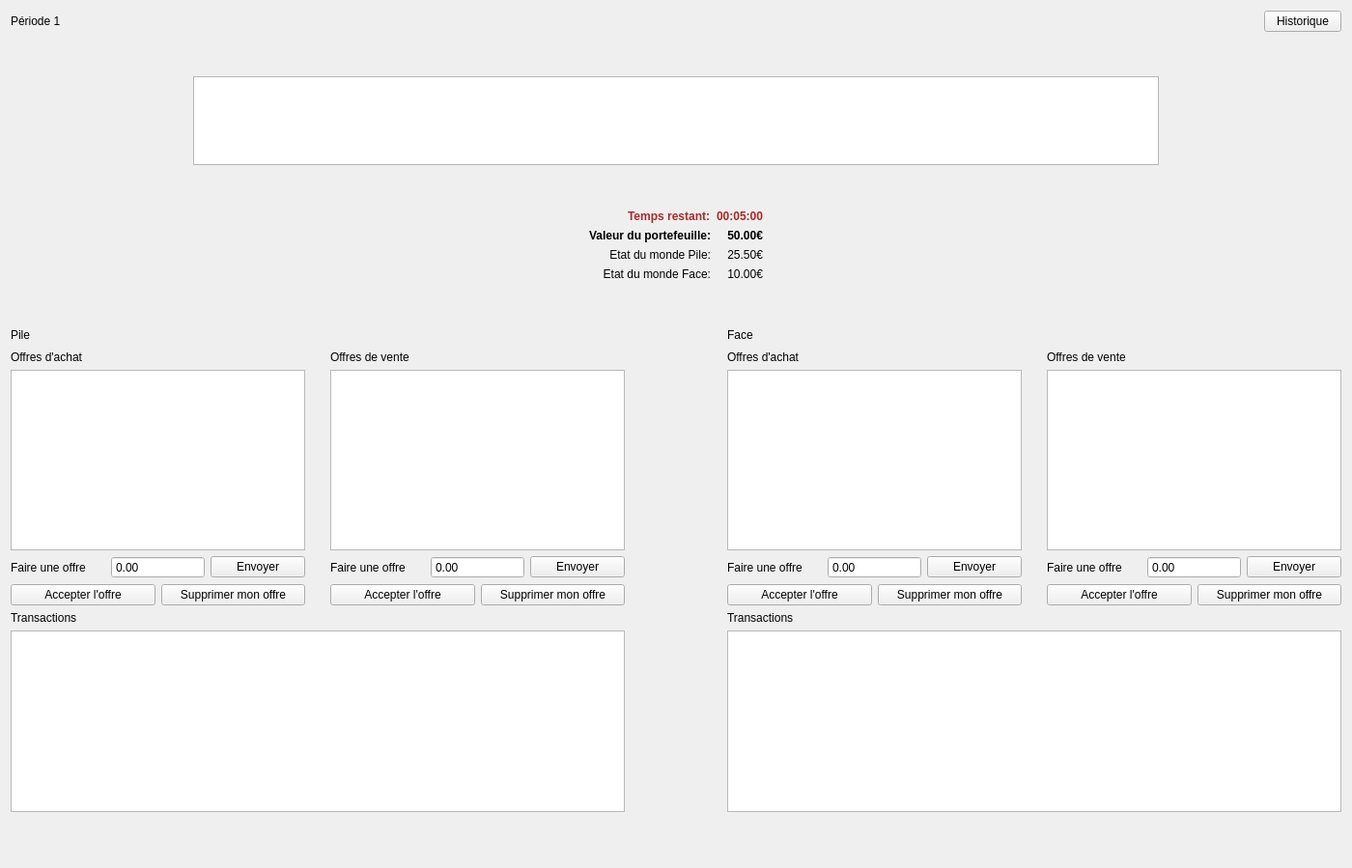
<?xml version="1.0" encoding="UTF-8"?>
<ui version="4.0">
 <class>Form</class>
 <widget class="QWidget" name="Form">
  <property name="geometry">
   <rect>
    <x>0</x>
    <y>0</y>
    <width>1400</width>
    <height>899</height>
   </rect>
  </property>
  <property name="windowTitle">
   <string>Form</string>
  </property>
  <property name="styleSheet">
   <string notr="true"/>
  </property>
  <layout class="QVBoxLayout" name="verticalLayout_7">
   <item>
    <layout class="QHBoxLayout" name="horizontalLayout">
     <item>
      <widget class="QLabel" name="label_period">
       <property name="text">
        <string>Période 1</string>
       </property>
      </widget>
     </item>
     <item>
      <spacer name="horizontalSpacer">
       <property name="orientation">
        <enum>Qt::Horizontal</enum>
       </property>
       <property name="sizeHint" stdset="0">
        <size>
         <width>40</width>
         <height>20</height>
        </size>
       </property>
      </spacer>
     </item>
     <item>
      <widget class="QPushButton" name="pushButton_history">
       <property name="text">
        <string>Historique</string>
       </property>
      </widget>
     </item>
    </layout>
   </item>
   <item>
    <spacer name="verticalSpacer_4">
     <property name="orientation">
      <enum>Qt::Vertical</enum>
     </property>
     <property name="sizeType">
      <enum>QSizePolicy::Fixed</enum>
     </property>
     <property name="sizeHint" stdset="0">
      <size>
       <width>20</width>
       <height>40</height>
      </size>
     </property>
    </spacer>
   </item>
   <item>
    <layout class="QHBoxLayout" name="horizontalLayout_17">
     <item>
      <spacer name="horizontalSpacer_9">
       <property name="orientation">
        <enum>Qt::Horizontal</enum>
       </property>
       <property name="sizeType">
        <enum>QSizePolicy::Preferred</enum>
       </property>
       <property name="sizeHint" stdset="0">
        <size>
         <width>100</width>
         <height>20</height>
        </size>
       </property>
      </spacer>
     </item>
     <item>
      <widget class="QTextEdit" name="textEdit_explication">
       <property name="sizePolicy">
        <sizepolicy hsizetype="Expanding" vsizetype="Maximum">
         <horstretch>0</horstretch>
         <verstretch>0</verstretch>
        </sizepolicy>
       </property>
       <property name="maximumSize">
        <size>
         <width>1000</width>
         <height>100</height>
        </size>
       </property>
       <property name="styleSheet">
        <string notr="true"/>
       </property>
      </widget>
     </item>
     <item>
      <spacer name="horizontalSpacer_10">
       <property name="orientation">
        <enum>Qt::Horizontal</enum>
       </property>
       <property name="sizeType">
        <enum>QSizePolicy::Preferred</enum>
       </property>
       <property name="sizeHint" stdset="0">
        <size>
         <width>100</width>
         <height>20</height>
        </size>
       </property>
      </spacer>
     </item>
    </layout>
   </item>
   <item>
    <spacer name="verticalSpacer_3">
     <property name="orientation">
      <enum>Qt::Vertical</enum>
     </property>
     <property name="sizeType">
      <enum>QSizePolicy::Fixed</enum>
     </property>
     <property name="sizeHint" stdset="0">
      <size>
       <width>20</width>
       <height>40</height>
      </size>
     </property>
    </spacer>
   </item>
   <item>
    <layout class="QHBoxLayout" name="horizontalLayout_2">
     <item>
      <spacer name="horizontalSpacer_8">
       <property name="orientation">
        <enum>Qt::Horizontal</enum>
       </property>
       <property name="sizeHint" stdset="0">
        <size>
         <width>40</width>
         <height>20</height>
        </size>
       </property>
      </spacer>
     </item>
     <item>
      <layout class="QFormLayout" name="formLayout">
       <property name="fieldGrowthPolicy">
        <enum>QFormLayout::AllNonFixedFieldsGrow</enum>
       </property>
       <property name="labelAlignment">
        <set>Qt::AlignRight|Qt::AlignTrailing|Qt::AlignVCenter</set>
       </property>
       <property name="formAlignment">
        <set>Qt::AlignRight|Qt::AlignTop|Qt::AlignTrailing</set>
       </property>
       <item row="0" column="0">
        <widget class="QLabel" name="label_txt_timer">
         <property name="palette">
          <palette>
           <active>
            <colorrole role="WindowText">
             <brush brushstyle="SolidPattern">
              <color alpha="255">
               <red>165</red>
               <green>42</green>
               <blue>42</blue>
              </color>
             </brush>
            </colorrole>
            <colorrole role="Button">
             <brush brushstyle="SolidPattern">
              <color alpha="255">
               <red>255</red>
               <green>0</green>
               <blue>0</blue>
              </color>
             </brush>
            </colorrole>
            <colorrole role="Light">
             <brush brushstyle="SolidPattern">
              <color alpha="255">
               <red>255</red>
               <green>127</green>
               <blue>127</blue>
              </color>
             </brush>
            </colorrole>
            <colorrole role="Midlight">
             <brush brushstyle="SolidPattern">
              <color alpha="255">
               <red>255</red>
               <green>63</green>
               <blue>63</blue>
              </color>
             </brush>
            </colorrole>
            <colorrole role="Dark">
             <brush brushstyle="SolidPattern">
              <color alpha="255">
               <red>127</red>
               <green>0</green>
               <blue>0</blue>
              </color>
             </brush>
            </colorrole>
            <colorrole role="Mid">
             <brush brushstyle="SolidPattern">
              <color alpha="255">
               <red>170</red>
               <green>0</green>
               <blue>0</blue>
              </color>
             </brush>
            </colorrole>
            <colorrole role="Text">
             <brush brushstyle="SolidPattern">
              <color alpha="255">
               <red>165</red>
               <green>42</green>
               <blue>42</blue>
              </color>
             </brush>
            </colorrole>
            <colorrole role="BrightText">
             <brush brushstyle="SolidPattern">
              <color alpha="255">
               <red>255</red>
               <green>255</green>
               <blue>255</blue>
              </color>
             </brush>
            </colorrole>
            <colorrole role="ButtonText">
             <brush brushstyle="SolidPattern">
              <color alpha="255">
               <red>165</red>
               <green>42</green>
               <blue>42</blue>
              </color>
             </brush>
            </colorrole>
            <colorrole role="Base">
             <brush brushstyle="SolidPattern">
              <color alpha="255">
               <red>255</red>
               <green>255</green>
               <blue>255</blue>
              </color>
             </brush>
            </colorrole>
            <colorrole role="Window">
             <brush brushstyle="SolidPattern">
              <color alpha="255">
               <red>255</red>
               <green>0</green>
               <blue>0</blue>
              </color>
             </brush>
            </colorrole>
            <colorrole role="Shadow">
             <brush brushstyle="SolidPattern">
              <color alpha="255">
               <red>0</red>
               <green>0</green>
               <blue>0</blue>
              </color>
             </brush>
            </colorrole>
            <colorrole role="AlternateBase">
             <brush brushstyle="SolidPattern">
              <color alpha="255">
               <red>255</red>
               <green>127</green>
               <blue>127</blue>
              </color>
             </brush>
            </colorrole>
            <colorrole role="ToolTipBase">
             <brush brushstyle="SolidPattern">
              <color alpha="255">
               <red>255</red>
               <green>255</green>
               <blue>220</blue>
              </color>
             </brush>
            </colorrole>
            <colorrole role="ToolTipText">
             <brush brushstyle="SolidPattern">
              <color alpha="255">
               <red>0</red>
               <green>0</green>
               <blue>0</blue>
              </color>
             </brush>
            </colorrole>
           </active>
           <inactive>
            <colorrole role="WindowText">
             <brush brushstyle="SolidPattern">
              <color alpha="255">
               <red>165</red>
               <green>42</green>
               <blue>42</blue>
              </color>
             </brush>
            </colorrole>
            <colorrole role="Button">
             <brush brushstyle="SolidPattern">
              <color alpha="255">
               <red>255</red>
               <green>0</green>
               <blue>0</blue>
              </color>
             </brush>
            </colorrole>
            <colorrole role="Light">
             <brush brushstyle="SolidPattern">
              <color alpha="255">
               <red>255</red>
               <green>127</green>
               <blue>127</blue>
              </color>
             </brush>
            </colorrole>
            <colorrole role="Midlight">
             <brush brushstyle="SolidPattern">
              <color alpha="255">
               <red>255</red>
               <green>63</green>
               <blue>63</blue>
              </color>
             </brush>
            </colorrole>
            <colorrole role="Dark">
             <brush brushstyle="SolidPattern">
              <color alpha="255">
               <red>127</red>
               <green>0</green>
               <blue>0</blue>
              </color>
             </brush>
            </colorrole>
            <colorrole role="Mid">
             <brush brushstyle="SolidPattern">
              <color alpha="255">
               <red>170</red>
               <green>0</green>
               <blue>0</blue>
              </color>
             </brush>
            </colorrole>
            <colorrole role="Text">
             <brush brushstyle="SolidPattern">
              <color alpha="255">
               <red>165</red>
               <green>42</green>
               <blue>42</blue>
              </color>
             </brush>
            </colorrole>
            <colorrole role="BrightText">
             <brush brushstyle="SolidPattern">
              <color alpha="255">
               <red>255</red>
               <green>255</green>
               <blue>255</blue>
              </color>
             </brush>
            </colorrole>
            <colorrole role="ButtonText">
             <brush brushstyle="SolidPattern">
              <color alpha="255">
               <red>165</red>
               <green>42</green>
               <blue>42</blue>
              </color>
             </brush>
            </colorrole>
            <colorrole role="Base">
             <brush brushstyle="SolidPattern">
              <color alpha="255">
               <red>255</red>
               <green>255</green>
               <blue>255</blue>
              </color>
             </brush>
            </colorrole>
            <colorrole role="Window">
             <brush brushstyle="SolidPattern">
              <color alpha="255">
               <red>255</red>
               <green>0</green>
               <blue>0</blue>
              </color>
             </brush>
            </colorrole>
            <colorrole role="Shadow">
             <brush brushstyle="SolidPattern">
              <color alpha="255">
               <red>0</red>
               <green>0</green>
               <blue>0</blue>
              </color>
             </brush>
            </colorrole>
            <colorrole role="AlternateBase">
             <brush brushstyle="SolidPattern">
              <color alpha="255">
               <red>255</red>
               <green>127</green>
               <blue>127</blue>
              </color>
             </brush>
            </colorrole>
            <colorrole role="ToolTipBase">
             <brush brushstyle="SolidPattern">
              <color alpha="255">
               <red>255</red>
               <green>255</green>
               <blue>220</blue>
              </color>
             </brush>
            </colorrole>
            <colorrole role="ToolTipText">
             <brush brushstyle="SolidPattern">
              <color alpha="255">
               <red>0</red>
               <green>0</green>
               <blue>0</blue>
              </color>
             </brush>
            </colorrole>
           </inactive>
           <disabled>
            <colorrole role="WindowText">
             <brush brushstyle="SolidPattern">
              <color alpha="255">
               <red>165</red>
               <green>42</green>
               <blue>42</blue>
              </color>
             </brush>
            </colorrole>
            <colorrole role="Button">
             <brush brushstyle="SolidPattern">
              <color alpha="255">
               <red>255</red>
               <green>0</green>
               <blue>0</blue>
              </color>
             </brush>
            </colorrole>
            <colorrole role="Light">
             <brush brushstyle="SolidPattern">
              <color alpha="255">
               <red>255</red>
               <green>127</green>
               <blue>127</blue>
              </color>
             </brush>
            </colorrole>
            <colorrole role="Midlight">
             <brush brushstyle="SolidPattern">
              <color alpha="255">
               <red>255</red>
               <green>63</green>
               <blue>63</blue>
              </color>
             </brush>
            </colorrole>
            <colorrole role="Dark">
             <brush brushstyle="SolidPattern">
              <color alpha="255">
               <red>127</red>
               <green>0</green>
               <blue>0</blue>
              </color>
             </brush>
            </colorrole>
            <colorrole role="Mid">
             <brush brushstyle="SolidPattern">
              <color alpha="255">
               <red>170</red>
               <green>0</green>
               <blue>0</blue>
              </color>
             </brush>
            </colorrole>
            <colorrole role="Text">
             <brush brushstyle="SolidPattern">
              <color alpha="255">
               <red>165</red>
               <green>42</green>
               <blue>42</blue>
              </color>
             </brush>
            </colorrole>
            <colorrole role="BrightText">
             <brush brushstyle="SolidPattern">
              <color alpha="255">
               <red>255</red>
               <green>255</green>
               <blue>255</blue>
              </color>
             </brush>
            </colorrole>
            <colorrole role="ButtonText">
             <brush brushstyle="SolidPattern">
              <color alpha="255">
               <red>165</red>
               <green>42</green>
               <blue>42</blue>
              </color>
             </brush>
            </colorrole>
            <colorrole role="Base">
             <brush brushstyle="SolidPattern">
              <color alpha="255">
               <red>255</red>
               <green>0</green>
               <blue>0</blue>
              </color>
             </brush>
            </colorrole>
            <colorrole role="Window">
             <brush brushstyle="SolidPattern">
              <color alpha="255">
               <red>255</red>
               <green>0</green>
               <blue>0</blue>
              </color>
             </brush>
            </colorrole>
            <colorrole role="Shadow">
             <brush brushstyle="SolidPattern">
              <color alpha="255">
               <red>0</red>
               <green>0</green>
               <blue>0</blue>
              </color>
             </brush>
            </colorrole>
            <colorrole role="AlternateBase">
             <brush brushstyle="SolidPattern">
              <color alpha="255">
               <red>255</red>
               <green>0</green>
               <blue>0</blue>
              </color>
             </brush>
            </colorrole>
            <colorrole role="ToolTipBase">
             <brush brushstyle="SolidPattern">
              <color alpha="255">
               <red>255</red>
               <green>255</green>
               <blue>220</blue>
              </color>
             </brush>
            </colorrole>
            <colorrole role="ToolTipText">
             <brush brushstyle="SolidPattern">
              <color alpha="255">
               <red>0</red>
               <green>0</green>
               <blue>0</blue>
              </color>
             </brush>
            </colorrole>
           </disabled>
          </palette>
         </property>
         <property name="styleSheet">
          <string notr="true">font-weight: bold;
color: brown;</string>
         </property>
         <property name="text">
          <string>Temps restant:</string>
         </property>
        </widget>
       </item>
       <item row="0" column="1">
        <widget class="QLabel" name="label_timer">
         <property name="maximumSize">
          <size>
           <width>200</width>
           <height>16777215</height>
          </size>
         </property>
         <property name="styleSheet">
          <string notr="true">font-weight: bold;
color: brown;</string>
         </property>
         <property name="text">
          <string>00:05:00</string>
         </property>
         <property name="alignment">
          <set>Qt::AlignRight|Qt::AlignTrailing|Qt::AlignVCenter</set>
         </property>
        </widget>
       </item>
       <item row="1" column="0">
        <widget class="QLabel" name="label_txt_portefeuille">
         <property name="font">
          <font>
           <weight>75</weight>
           <bold>true</bold>
          </font>
         </property>
         <property name="text">
          <string>Valeur du portefeuille:</string>
         </property>
         <property name="alignment">
          <set>Qt::AlignRight|Qt::AlignTrailing|Qt::AlignVCenter</set>
         </property>
        </widget>
       </item>
       <item row="1" column="1">
        <widget class="QLabel" name="label_portefeuille">
         <property name="font">
          <font>
           <weight>75</weight>
           <bold>true</bold>
          </font>
         </property>
         <property name="text">
          <string>50.00€</string>
         </property>
         <property name="alignment">
          <set>Qt::AlignRight|Qt::AlignTrailing|Qt::AlignVCenter</set>
         </property>
        </widget>
       </item>
       <item row="2" column="0">
        <widget class="QLabel" name="label_txt_revenu_pile">
         <property name="text">
          <string>Etat du monde Pile:</string>
         </property>
         <property name="alignment">
          <set>Qt::AlignRight|Qt::AlignTrailing|Qt::AlignVCenter</set>
         </property>
        </widget>
       </item>
       <item row="2" column="1">
        <widget class="QLabel" name="label_revenu_pile">
         <property name="text">
          <string>25.50€</string>
         </property>
         <property name="alignment">
          <set>Qt::AlignRight|Qt::AlignTrailing|Qt::AlignVCenter</set>
         </property>
        </widget>
       </item>
       <item row="3" column="0">
        <widget class="QLabel" name="label_txt_revenu_face">
         <property name="text">
          <string>Etat du monde Face:</string>
         </property>
         <property name="alignment">
          <set>Qt::AlignRight|Qt::AlignTrailing|Qt::AlignVCenter</set>
         </property>
        </widget>
       </item>
       <item row="3" column="1">
        <widget class="QLabel" name="label_revenu_face">
         <property name="text">
          <string>10.00€</string>
         </property>
         <property name="alignment">
          <set>Qt::AlignRight|Qt::AlignTrailing|Qt::AlignVCenter</set>
         </property>
        </widget>
       </item>
      </layout>
     </item>
     <item>
      <spacer name="horizontalSpacer_5">
       <property name="orientation">
        <enum>Qt::Horizontal</enum>
       </property>
       <property name="sizeHint" stdset="0">
        <size>
         <width>40</width>
         <height>20</height>
        </size>
       </property>
      </spacer>
     </item>
    </layout>
   </item>
   <item>
    <spacer name="verticalSpacer_2">
     <property name="orientation">
      <enum>Qt::Vertical</enum>
     </property>
     <property name="sizeType">
      <enum>QSizePolicy::Fixed</enum>
     </property>
     <property name="sizeHint" stdset="0">
      <size>
       <width>20</width>
       <height>40</height>
      </size>
     </property>
    </spacer>
   </item>
   <item>
    <layout class="QHBoxLayout" name="horizontalLayout_15">
     <item>
      <layout class="QVBoxLayout" name="verticalLayout_5">
       <item>
        <layout class="QHBoxLayout" name="horizontalLayout_11">
         <item>
          <widget class="QLabel" name="label_txt_pile">
           <property name="text">
            <string>Pile</string>
           </property>
          </widget>
         </item>
         <item>
          <spacer name="horizontalSpacer_2">
           <property name="orientation">
            <enum>Qt::Horizontal</enum>
           </property>
           <property name="sizeHint" stdset="0">
            <size>
             <width>40</width>
             <height>20</height>
            </size>
           </property>
          </spacer>
         </item>
        </layout>
       </item>
       <item>
        <layout class="QHBoxLayout" name="horizontalLayout_13">
         <item>
          <layout class="QVBoxLayout" name="verticalLayout">
           <item>
            <widget class="QLabel" name="label_txt_pile_offre_achat">
             <property name="text">
              <string>Offres d'achat</string>
             </property>
            </widget>
           </item>
           <item>
            <widget class="QListWidget" name="listWidget_pile_offre_achat"/>
           </item>
           <item>
            <layout class="QHBoxLayout" name="horizontalLayout_3">
             <item>
              <widget class="QLabel" name="label_txt_pile_offre_achat_prix">
               <property name="text">
                <string>Faire une offre</string>
               </property>
              </widget>
             </item>
             <item>
              <widget class="QDoubleSpinBox" name="doubleSpinBox_pile_offre_achat">
               <property name="buttonSymbols">
                <enum>QAbstractSpinBox::NoButtons</enum>
               </property>
              </widget>
             </item>
             <item>
              <widget class="QPushButton" name="pushButton_pile_offre_achat_envoyer">
               <property name="text">
                <string>Envoyer</string>
               </property>
              </widget>
             </item>
            </layout>
           </item>
           <item>
            <layout class="QHBoxLayout" name="horizontalLayout_4">
             <item>
              <widget class="QPushButton" name="pushButton_pile_offre_achat_accepter">
               <property name="text">
                <string>Accepter l'offre</string>
               </property>
              </widget>
             </item>
             <item>
              <widget class="QPushButton" name="pushButton_pile_offre_achat_supprimer">
               <property name="text">
                <string>Supprimer mon offre</string>
               </property>
              </widget>
             </item>
            </layout>
           </item>
          </layout>
         </item>
         <item>
          <spacer name="horizontalSpacer_6">
           <property name="orientation">
            <enum>Qt::Horizontal</enum>
           </property>
           <property name="sizeType">
            <enum>QSizePolicy::Preferred</enum>
           </property>
           <property name="sizeHint" stdset="0">
            <size>
             <width>20</width>
             <height>20</height>
            </size>
           </property>
          </spacer>
         </item>
         <item>
          <layout class="QVBoxLayout" name="verticalLayout_3">
           <item>
            <widget class="QLabel" name="label_txt_pile_offre_vente">
             <property name="text">
              <string>Offres de vente</string>
             </property>
            </widget>
           </item>
           <item>
            <widget class="QListWidget" name="listWidget_pile_offre_vente"/>
           </item>
           <item>
            <layout class="QHBoxLayout" name="horizontalLayout_7">
             <item>
              <widget class="QLabel" name="label_txt_pile_offre_vente_prix">
               <property name="text">
                <string>Faire une offre</string>
               </property>
              </widget>
             </item>
             <item>
              <widget class="QDoubleSpinBox" name="doubleSpinBox_pile_offre_vente">
               <property name="buttonSymbols">
                <enum>QAbstractSpinBox::NoButtons</enum>
               </property>
              </widget>
             </item>
             <item>
              <widget class="QPushButton" name="pushButton_pile_offre_vente_envoyer">
               <property name="text">
                <string>Envoyer</string>
               </property>
              </widget>
             </item>
            </layout>
           </item>
           <item>
            <layout class="QHBoxLayout" name="horizontalLayout_8">
             <item>
              <widget class="QPushButton" name="pushButton_pile_offre_vente_accepter">
               <property name="text">
                <string>Accepter l'offre</string>
               </property>
              </widget>
             </item>
             <item>
              <widget class="QPushButton" name="pushButton_pile_offre_vente_supprimer">
               <property name="text">
                <string>Supprimer mon offre</string>
               </property>
              </widget>
             </item>
            </layout>
           </item>
          </layout>
         </item>
        </layout>
       </item>
       <item>
        <widget class="QLabel" name="label_pile_txt_transactions">
         <property name="text">
          <string>Transactions</string>
         </property>
        </widget>
       </item>
       <item>
        <widget class="QListWidget" name="listWidget_pile_transactions"/>
       </item>
      </layout>
     </item>
     <item>
      <spacer name="horizontalSpacer_4">
       <property name="orientation">
        <enum>Qt::Horizontal</enum>
       </property>
       <property name="sizeType">
        <enum>QSizePolicy::Preferred</enum>
       </property>
       <property name="sizeHint" stdset="0">
        <size>
         <width>100</width>
         <height>20</height>
        </size>
       </property>
      </spacer>
     </item>
     <item>
      <layout class="QVBoxLayout" name="verticalLayout_6">
       <item>
        <layout class="QHBoxLayout" name="horizontalLayout_12">
         <item>
          <widget class="QLabel" name="label_txt_face">
           <property name="text">
            <string>Face</string>
           </property>
          </widget>
         </item>
         <item>
          <spacer name="horizontalSpacer_3">
           <property name="orientation">
            <enum>Qt::Horizontal</enum>
           </property>
           <property name="sizeHint" stdset="0">
            <size>
             <width>40</width>
             <height>20</height>
            </size>
           </property>
          </spacer>
         </item>
        </layout>
       </item>
       <item>
        <layout class="QHBoxLayout" name="horizontalLayout_14">
         <item>
          <layout class="QVBoxLayout" name="verticalLayout_2">
           <item>
            <widget class="QLabel" name="label_txt_face_offre_achat">
             <property name="text">
              <string>Offres d'achat</string>
             </property>
            </widget>
           </item>
           <item>
            <widget class="QListWidget" name="listWidget_face_offre_achat"/>
           </item>
           <item>
            <layout class="QHBoxLayout" name="horizontalLayout_5">
             <item>
              <widget class="QLabel" name="label_txt_face_offre_achat_prix">
               <property name="text">
                <string>Faire une offre</string>
               </property>
              </widget>
             </item>
             <item>
              <widget class="QDoubleSpinBox" name="doubleSpinBox_face_offre_achat">
               <property name="buttonSymbols">
                <enum>QAbstractSpinBox::NoButtons</enum>
               </property>
              </widget>
             </item>
             <item>
              <widget class="QPushButton" name="pushButton_face_offre_achat_envoyer">
               <property name="text">
                <string>Envoyer</string>
               </property>
              </widget>
             </item>
            </layout>
           </item>
           <item>
            <layout class="QHBoxLayout" name="horizontalLayout_6">
             <item>
              <widget class="QPushButton" name="pushButton_face_offre_achat_accepter">
               <property name="text">
                <string>Accepter l'offre</string>
               </property>
              </widget>
             </item>
             <item>
              <widget class="QPushButton" name="pushButton_face_offre_achat_supprimer">
               <property name="text">
                <string>Supprimer mon offre</string>
               </property>
              </widget>
             </item>
            </layout>
           </item>
          </layout>
         </item>
         <item>
          <spacer name="horizontalSpacer_7">
           <property name="orientation">
            <enum>Qt::Horizontal</enum>
           </property>
           <property name="sizeType">
            <enum>QSizePolicy::Preferred</enum>
           </property>
           <property name="sizeHint" stdset="0">
            <size>
             <width>20</width>
             <height>20</height>
            </size>
           </property>
          </spacer>
         </item>
         <item>
          <layout class="QVBoxLayout" name="verticalLayout_4">
           <item>
            <widget class="QLabel" name="label_txt_face_offre_vente">
             <property name="text">
              <string>Offres de vente</string>
             </property>
            </widget>
           </item>
           <item>
            <widget class="QListWidget" name="listWidget_face_offre_vente"/>
           </item>
           <item>
            <layout class="QHBoxLayout" name="horizontalLayout_9">
             <item>
              <widget class="QLabel" name="label_txt_face_offre_vente_prix">
               <property name="text">
                <string>Faire une offre</string>
               </property>
              </widget>
             </item>
             <item>
              <widget class="QDoubleSpinBox" name="doubleSpinBox_face_offre_vente">
               <property name="buttonSymbols">
                <enum>QAbstractSpinBox::NoButtons</enum>
               </property>
              </widget>
             </item>
             <item>
              <widget class="QPushButton" name="pushButton_face_offre_vente_envoyer">
               <property name="text">
                <string>Envoyer</string>
               </property>
              </widget>
             </item>
            </layout>
           </item>
           <item>
            <layout class="QHBoxLayout" name="horizontalLayout_10">
             <item>
              <widget class="QPushButton" name="pushButton_face_offre_vente_accepter">
               <property name="text">
                <string>Accepter l'offre</string>
               </property>
              </widget>
             </item>
             <item>
              <widget class="QPushButton" name="pushButton_face_offre_vente_supprimer">
               <property name="text">
                <string>Supprimer mon offre</string>
               </property>
              </widget>
             </item>
            </layout>
           </item>
          </layout>
         </item>
        </layout>
       </item>
       <item>
        <widget class="QLabel" name="label_face_txt_transactions">
         <property name="text">
          <string>Transactions</string>
         </property>
        </widget>
       </item>
       <item>
        <widget class="QListWidget" name="listWidget_face_transactions"/>
       </item>
      </layout>
     </item>
    </layout>
   </item>
   <item>
    <spacer name="verticalSpacer">
     <property name="orientation">
      <enum>Qt::Vertical</enum>
     </property>
     <property name="sizeHint" stdset="0">
      <size>
       <width>20</width>
       <height>55</height>
      </size>
     </property>
    </spacer>
   </item>
  </layout>
 </widget>
 <resources/>
 <connections/>
</ui>
